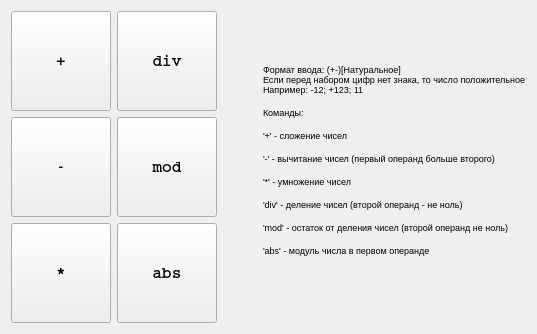
      <widget class="QWidget" name="tabInteger">
       <attribute name="title">
        <string>Целые</string>
       </attribute>
       <layout class="QVBoxLayout" name="verticalLayout_3">
        <item>
         <layout class="QHBoxLayout" name="horizontalLayout_4">
          <item>
           <layout class="QGridLayout" name="buttonsLayout_2">
            <item row="0" column="1">
             <widget class="QPushButton" name="integerDivButton">
              <property name="sizePolicy">
               <sizepolicy hsizetype="Maximum" vsizetype="Fixed">
                <horstretch>0</horstretch>
                <verstretch>0</verstretch>
               </sizepolicy>
              </property>
              <property name="minimumSize">
               <size>
                <width>100</width>
                <height>100</height>
               </size>
              </property>
              <property name="font">
               <font>
                <family>Courier</family>
                <pointsize>12</pointsize>
                <weight>75</weight>
                <bold>true</bold>
                <stylestrategy>PreferDefault</stylestrategy>
                <kerning>false</kerning>
               </font>
              </property>
              <property name="text">
               <string>div</string>
              </property>
             </widget>
            </item>
            <item row="0" column="0">
             <widget class="QPushButton" name="integerPlusButton">
              <property name="sizePolicy">
               <sizepolicy hsizetype="Maximum" vsizetype="Fixed">
                <horstretch>0</horstretch>
                <verstretch>0</verstretch>
               </sizepolicy>
              </property>
              <property name="minimumSize">
               <size>
                <width>100</width>
                <height>100</height>
               </size>
              </property>
              <property name="font">
               <font>
                <family>Courier</family>
                <pointsize>12</pointsize>
                <weight>75</weight>
                <bold>true</bold>
                <stylestrategy>PreferDefault</stylestrategy>
                <kerning>false</kerning>
               </font>
              </property>
              <property name="text">
               <string>+</string>
              </property>
             </widget>
            </item>
            <item row="2" column="0">
             <widget class="QPushButton" name="integerMultButton">
              <property name="sizePolicy">
               <sizepolicy hsizetype="Maximum" vsizetype="Fixed">
                <horstretch>0</horstretch>
                <verstretch>0</verstretch>
               </sizepolicy>
              </property>
              <property name="minimumSize">
               <size>
                <width>100</width>
                <height>100</height>
               </size>
              </property>
              <property name="font">
               <font>
                <family>Courier</family>
                <pointsize>12</pointsize>
                <weight>75</weight>
                <bold>true</bold>
                <stylestrategy>PreferDefault</stylestrategy>
                <kerning>false</kerning>
               </font>
              </property>
              <property name="text">
               <string>*</string>
              </property>
             </widget>
            </item>
            <item row="1" column="0">
             <widget class="QPushButton" name="integerSubButton">
              <property name="sizePolicy">
               <sizepolicy hsizetype="Maximum" vsizetype="Fixed">
                <horstretch>0</horstretch>
                <verstretch>0</verstretch>
               </sizepolicy>
              </property>
              <property name="minimumSize">
               <size>
                <width>100</width>
                <height>100</height>
               </size>
              </property>
              <property name="font">
               <font>
                <family>Courier</family>
                <pointsize>12</pointsize>
                <weight>75</weight>
                <bold>true</bold>
                <stylestrategy>PreferDefault</stylestrategy>
                <kerning>false</kerning>
               </font>
              </property>
              <property name="text">
               <string>-</string>
              </property>
             </widget>
            </item>
            <item row="1" column="1">
             <widget class="QPushButton" name="integerModButton">
              <property name="sizePolicy">
               <sizepolicy hsizetype="Maximum" vsizetype="Fixed">
                <horstretch>0</horstretch>
                <verstretch>0</verstretch>
               </sizepolicy>
              </property>
              <property name="minimumSize">
               <size>
                <width>100</width>
                <height>100</height>
               </size>
              </property>
              <property name="font">
               <font>
                <family>Courier</family>
                <pointsize>12</pointsize>
                <weight>75</weight>
                <bold>true</bold>
                <stylestrategy>PreferDefault</stylestrategy>
                <kerning>false</kerning>
               </font>
              </property>
              <property name="text">
               <string>mod</string>
              </property>
              <property name="autoRepeat">
               <bool>false</bool>
              </property>
             </widget>
            </item>
            <item row="2" column="1">
             <widget class="QPushButton" name="integerAbsButton">
              <property name="sizePolicy">
               <sizepolicy hsizetype="Maximum" vsizetype="Fixed">
                <horstretch>0</horstretch>
                <verstretch>0</verstretch>
               </sizepolicy>
              </property>
              <property name="minimumSize">
               <size>
                <width>100</width>
                <height>100</height>
               </size>
              </property>
              <property name="font">
               <font>
                <family>Courier</family>
                <pointsize>12</pointsize>
                <weight>75</weight>
                <bold>true</bold>
                <stylestrategy>PreferDefault</stylestrategy>
                <kerning>false</kerning>
               </font>
              </property>
              <property name="text">
               <string>abs</string>
              </property>
              <property name="autoRepeat">
               <bool>false</bool>
              </property>
             </widget>
            </item>
           </layout>
          </item>
          <item>
           <spacer name="horizontalSpacer_7">
            <property name="orientation">
             <enum>Qt::Horizontal</enum>
            </property>
            <property name="sizeHint" stdset="0">
             <size>
              <width>40</width>
              <height>20</height>
             </size>
            </property>
           </spacer>
          </item>
          <item>
           <widget class="QLabel" name="infoLabel_2">
            <property name="sizePolicy">
             <sizepolicy hsizetype="Preferred" vsizetype="Minimum">
              <horstretch>0</horstretch>
              <verstretch>0</verstretch>
             </sizepolicy>
            </property>
            <property name="text">
             <string>&lt;html&gt;&lt;head/&gt;&lt;body&gt;&lt;p&gt;&lt;span style=&quot; font-size:7pt;&quot;&gt;Формат ввода: (+-)[Натуральное]&lt;br/&gt;Если перед набором цифр нет знака, то число положительное&lt;br/&gt;Например: -12; +123; 11&lt;/span&gt;&lt;/p&gt;&lt;p&gt;&lt;span style=&quot; font-size:7pt;&quot;&gt;Команды:&lt;/span&gt;&lt;/p&gt;&lt;p&gt;&lt;span style=&quot; font-size:7pt;&quot;&gt;'+' - сложение чисел &lt;/span&gt;&lt;/p&gt;&lt;p&gt;&lt;span style=&quot; font-size:7pt;&quot;&gt;'-' - вычитание чисел (первый операнд больше второго) &lt;/span&gt;&lt;/p&gt;&lt;p&gt;&lt;span style=&quot; font-size:7pt;&quot;&gt;'*' - умножение чисел &lt;/span&gt;&lt;/p&gt;&lt;p&gt;&lt;span style=&quot; font-size:7pt;&quot;&gt;'div' - деление чисел (второй операнд - не ноль) &lt;/span&gt;&lt;/p&gt;&lt;p&gt;&lt;span style=&quot; font-size:7pt;&quot;&gt;'mod' - остаток от деления чисел (второй операнд не ноль)&lt;/span&gt;&lt;/p&gt;&lt;p&gt;&lt;span style=&quot; font-size:7pt;&quot;&gt;'abs' - модуль числа в первом операнде&lt;br/&gt;&lt;/span&gt;&lt;/p&gt;&lt;/body&gt;&lt;/html&gt;</string>
            </property>
            <property name="textFormat">
             <enum>Qt::AutoText</enum>
            </property>
            <property name="wordWrap">
             <bool>true</bool>
            </property>
           </widget>
          </item>
         </layout>
        </item>
       </layout>
      </widget>
